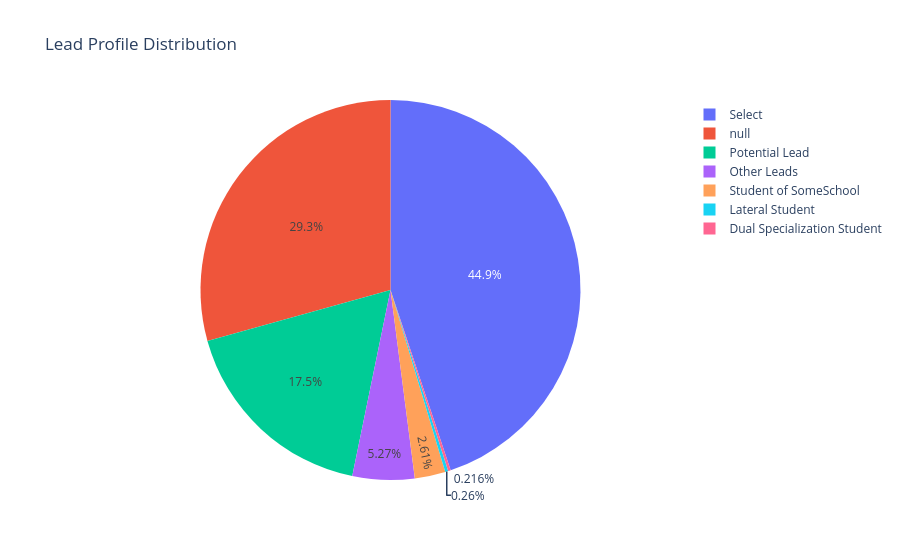

Source (notebook cell):
### Markdown cell above
When it comes to Specialization, we have ~16% Null values and 21% people have not selected the values. But apart from that **Finance Management, HR & Marketing Management** are the most popular specialization among the users.

### Code cell
px.pie(data_frame = temp_cat_df, names = 'Lead Profile', title = 'Lead Profile Distribution')

### Figure 1 — Plotly figure (JSON) as saved in the notebook; plotly's stock layout.template omitted (floating-point values rounded to 4 significant figures; data arrays with more than 128 entries replaced by an {"elided": "..."} marker saying what was removed)
{"data": [{"domain": {"x": [0, 1], "y": [0, 1]}, "hovertemplate": "Lead Profile=%{label}<extra></extra>", "labels": {"elided": "9240 str values"}, "legendgroup": "", "name": "", "showlegend": true, "type": "pie"}], "layout": {"legend": {"tracegroupgap": 0}, "title": {"text": "Lead Profile Distribution"}}}
